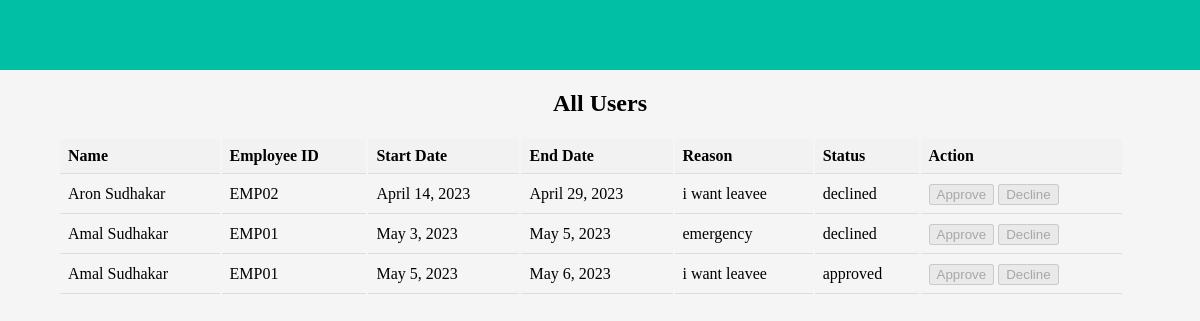
Page /admin_leave/ on the committed database.
### faculty_app/models.py (models this page shows, shortened)
class Leave(models.Model):
    user = models.ForeignKey(User, on_delete=models.CASCADE)
    start_date = models.DateField()
    end_date = models.DateField()
    reason = models.CharField(max_length=255)
    status = models.CharField(max_length=40, default='approval pending')

class Faculty(models.Model):
    user = models.OneToOneField(User, on_delete=models.CASCADE, related_name='faculty')
    dob = models.DateField()
    department = models.CharField(max_length=4, choices=DEPARTMENTS)
    date_of_join = models.DateField()
    subject = models.CharField(max_length=4, choices=SUBJECTS)
    emp_id = models.CharField(max_length=10, unique=True)

### faculty_app/views.py (the view)
# urls.py: path('admin_leave/', views.admin_leave, name='admin_leave'),
def admin_leave(request):
    leaves = Leave.objects.select_related('user__faculty').all()
    return render(request, 'admin/admin_leave.html', {'leaves': leaves})

### faculty_app/templates/admin/admin_leave.html
{% extends 'admin/admin_base.html' %}
{% block content %}
<div class="user-list" style="margin-top: 90px; text-align: center;">
  <table class="user-table">
    <h2>All Users</h2>
    <thead>
      <tr>
        <th>Name</th>
        <th>Employee ID</th>
        <th>Start Date</th>
        <th>End Date</th>
        <th>Reason</th>
        <th>Status</th>
        <th>Action</th>
      </tr>
    </thead>
    <tbody>
      {% for leave in leaves %}
          <tr>
            <td>{{ leave.user.first_name }} {{ leave.user.last_name }}</td>
            <td>{{ leave.user.faculty.emp_id }}</td>
            <td>{{ leave.start_date }}</td>
            <td>{{ leave.end_date }}</td>
            <td>{{ leave.reason }}</td>
            <td>{{ leave.status }}</td>
            <td>
                {% if leave.status not in "['declined', 'approved']" %}
  <form method="post" action="{% url 'update_status' leave.id %}">
    {% csrf_token %}
    <input type="hidden" name="status" value="approved">
    <button type="submit">Approve</button>
  </form>
  <form method="post" action="{% url 'update_status' leave.id %}">
    {% csrf_token %}
    <input type="hidden" name="status" value="declined">
    <button type="submit">Decline</button>
  </form>
{% else %}
  <button disabled>Approve</button>
  <button disabled>Decline</button>
{% endif %}
            </td>
          </tr>
      {% endfor %}
    </tbody>
  </table>
</div>
{% endblock %}

### faculty_app/static/css/style.css (style rules this page uses)
body { background-color: #f5f5f5; }
.user-table { margin-left: 50px; margin-right: 50px; width: 90%; }
.user-table th, .user-table td { padding: 8px; text-align: left; border-bottom: 1px solid #ddd; }
.user-table th { background-color: #f2f2f2; }

### rows in the picture
Leave: user.first_name "Aron", user.last_name "Sudhakar", user.faculty.emp_id "EMP02", start_date "April 14, 2023", end_date "April 29, 2023", reason "i want leavee", status "declined", shows "Approve"
Leave: user.first_name "Amal", user.last_name "Sudhakar", user.faculty.emp_id "EMP01", start_date "May 3, 2023", end_date "May 5, 2023", reason "emergency", status "declined", shows "Approve"
Leave: user.first_name "Amal", user.last_name "Sudhakar", user.faculty.emp_id "EMP01", start_date "May 5, 2023", end_date "May 6, 2023", reason "i want leavee", status "approved", shows "Approve"
